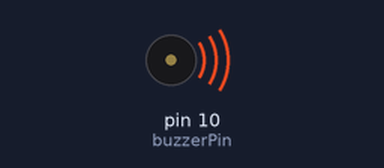
This sketch was run on a simulated Arduino Uno, built with avr-gcc and run on an emulated ATmega328P. On the bench: buzzer (waves = sounding). At 1.1 s the program stops and its outputs stay as they are.

Above: at 0.1 s.
At 1.1 s:
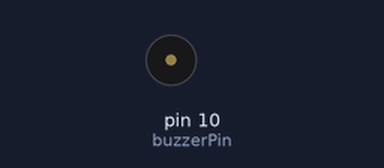
Timing chart, 0 to 2.6 s (numbered marks = the images above):
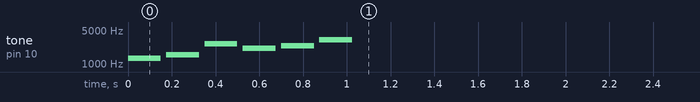

Measured:
- by itself, tone on pin 10 (buzzerPin): plays 1318 Hz for 0.15 s, 1567 Hz for 0.15 s, 2637 Hz for 0.15 s, 2093 Hz for 0.15 s, 2349 Hz for 0.15 s, 3135 Hz for 0.15 s

The sketch:

Win_Sound_Sequence.ino
```cpp
int buzzerPin = 10;
void setup() {
  // put your setup code here, to run once:
  pinMode(buzzerPin, OUTPUT);
}

void loop() {
  // put your main code here, to run repeatedly:
  int toneSequence[] = {1318, 1567, 2637, 2093, 2349, 3135};

  for(int t : toneSequence) {
    tone(buzzerPin, t, 150);
    delay(175);
  }

  while(true) {}
}
```
